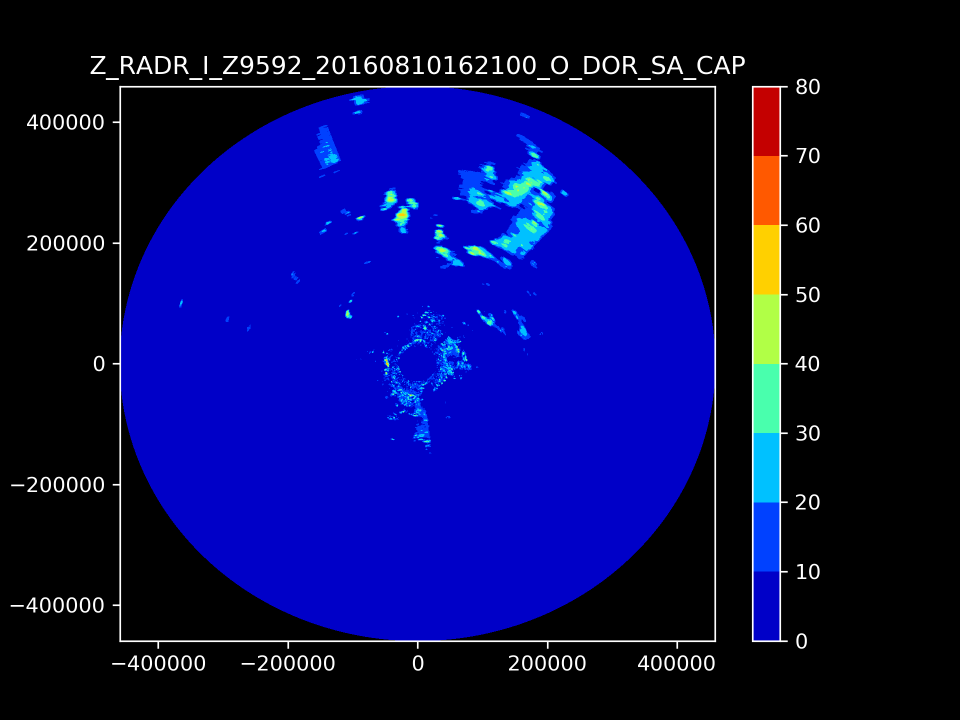
#> input picture samples/Z_RADR_I_Z9592_20160810162100_O_DOR_SA_CAP.png, 1920 x 1440 px (shown at 1/2 size); its folder holds only this picture in this run
$ python get_sequence.py   (older library calls are emulated)
#> lines starting #> are read from the running program, lines starting #| are printed output that depends on the picture
## CREATION OF A SEQUENCE NPZ  FILE FORMAT, CONTAINING THE SEQUENCE OF IMAGES ##


import numpy as np
from PIL import Image
import os
import time

IMAGE_PATH = './samples/'

WIDTH = 100
HEIGHT = 100
SEQUENCE = np.array([])
BASIC_SEQUENCE = np.array([])
NEXT_SEQUENCE = np.array([])
NUMBER = 0

def image_initialize(image):
    picture = Image.open(image)
#> picture is the input picture: PIL image 1920x1440 RGBA; mean R, G, B, A 7.8, 10.1, 83.4, 255
    picture = picture.crop((243, 176, 1428, 1280))
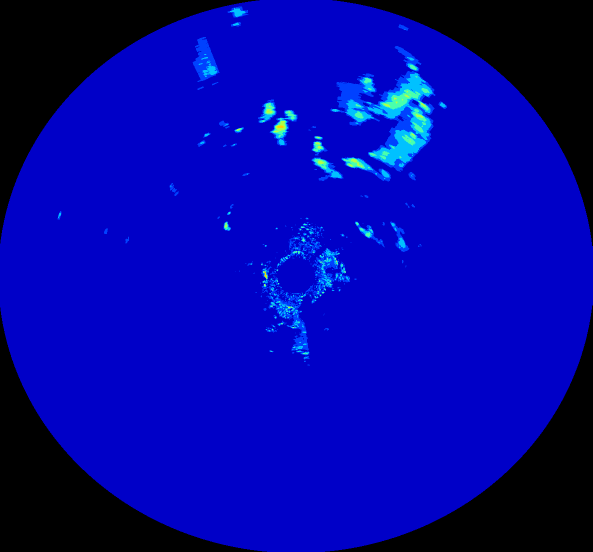
#> picture: PIL image 1185x1104 RGBA (shown at 1/2 size); mean R, G, B, A 0.4, 4.6, 160.1, 255
    picture = picture.resize((WIDTH, HEIGHT), Image.ANTIALIAS)
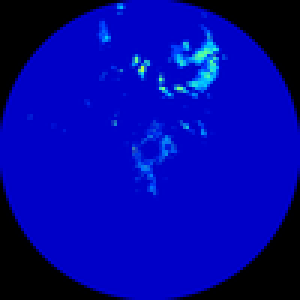
#> picture: PIL image 100x100 RGBA (shown 3 times larger); mean R, G, B, A 0.5, 4.7, 160.3, 255
    picture = picture.convert('L')
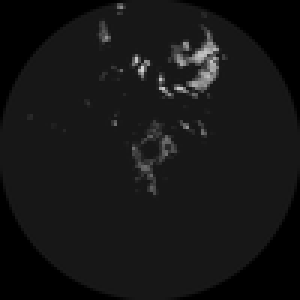
#> picture: PIL image 100x100 L (shown 3 times larger); min 0, max 212, mean 21.3
    picture.save('./temp/1.png')
    data = np.array(picture.getdata()).reshape(WIDTH, HEIGHT, 1)
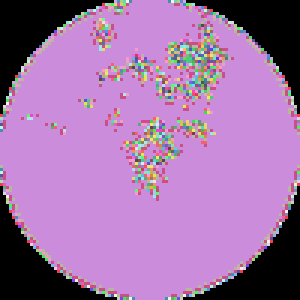
#> data: shape (100, 100, 1) int64 (shown 3 times larger); 172 distinct labels, from 0 to 212; one colour per label, 0 black
    return data

for file in os.listdir(IMAGE_PATH):
    # print(os.path.join(IMAGE_PATH, directories))
    # print(os.path.join(os.path.join(IMAGE_PATH, directories), file))
    image_array = image_initialize(os.path.join(IMAGE_PATH, file))
    SEQUENCE = np.append(SEQUENCE, image_array)
#> SEQUENCE = 10000 values, max 212 at index 2247, min 0 at index 0, mean 21.33
    NUMBER += 1
    print(NUMBER)
    print(time.strftime('%Y-%m-%d %H:%M:%S', time.localtime()))

SEQUENCE = SEQUENCE.reshape(NUMBER, WIDTH * HEIGHT)
for i in SEQUENCE:
    for j in range(int(len(i))):
        if i[j] < 50:
            i[j] = 0
#> this loop made 1 pass


np.savez('sequence_array.npz', sequence_array=SEQUENCE)
print('Data saved.')
print(time.strftime('%Y-%m-%d %H:%M:%S', time.localtime()))


'''
for directories in os.listdir(IMAGE_PATH):
    # print(os.path.join(IMAGE_PATH, directories))
    for file in os.listdir(os.path.join(IMAGE_PATH, directories)):
        # print(os.path.join(os.path.join(IMAGE_PATH, directories), file))
        image_array = image_initialize(os.path.join(os.path.join(IMAGE_PATH, directories), file))
        SEQUENCE = np.append(SEQUENCE, image_array)
        NUMBER += 1
        print(NUMBER)
        print(time.strftime('%Y-%m-%d %H:%M:%S', time.localtime()))
'''
